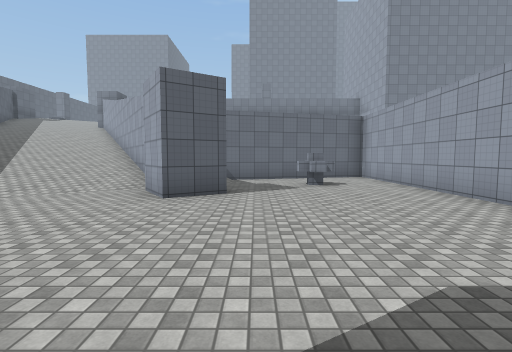
View 1 (above)

22 first-person views from a walk through a 3-D level made in the Unity game engine. The camera is 1.5 m above the floor, tilts 4° down and sees 85° across. The floor is counted in squares, 2 m on a side. Each view is taken from the middle of a square. On the plan, view 1 faces up. The plan holds only what a view shows up to about 10 squares ahead; the rest is blank. The place goes on beyond the plan. The player character is not drawn. Surface patterns are stand-ins for the level's own textures.

View 2
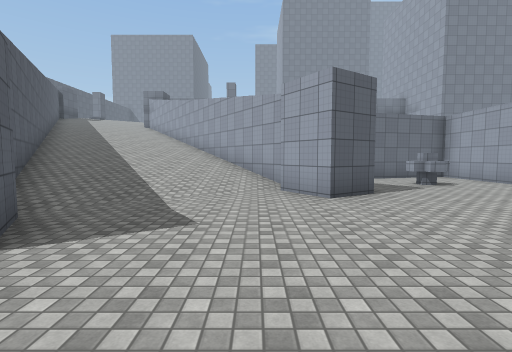

View 3
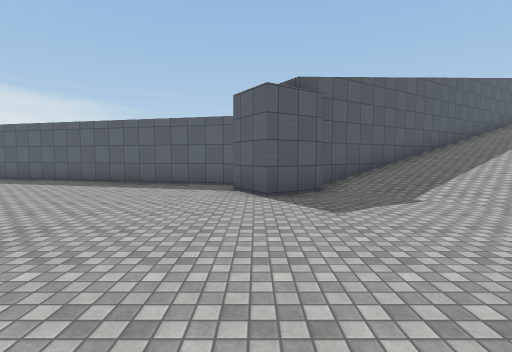

View 4
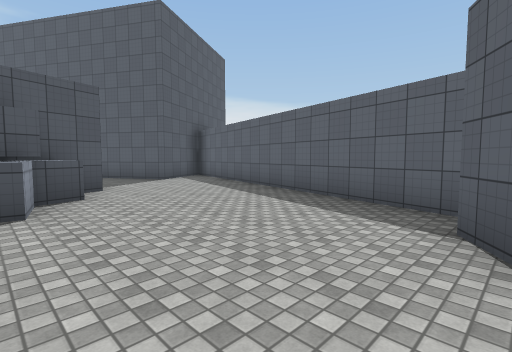

View 5
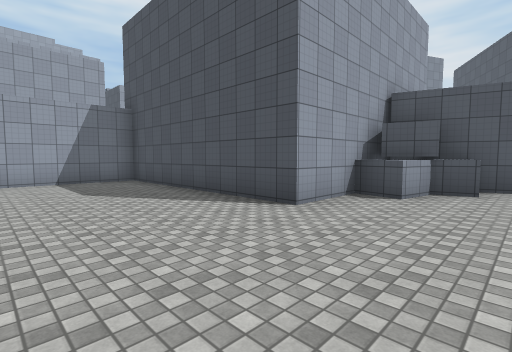

View 6
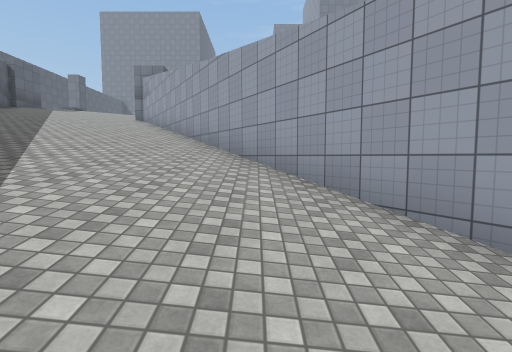

View 7
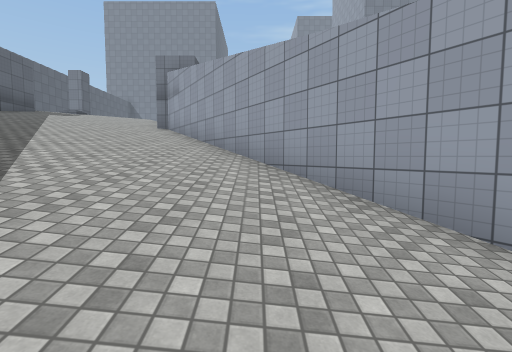

View 8
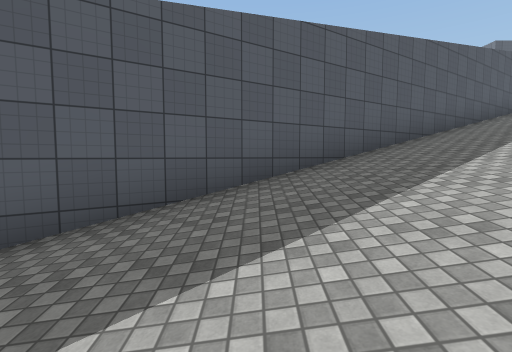

View 9
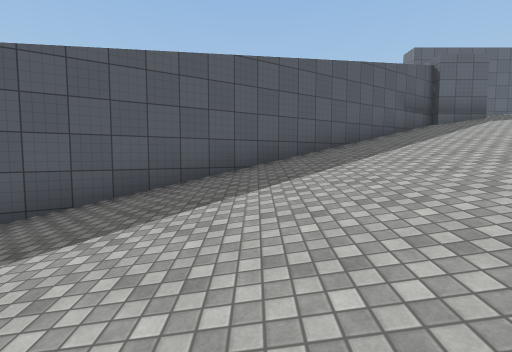

View 10
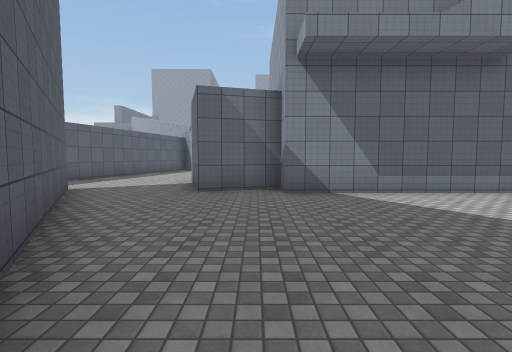

View 11
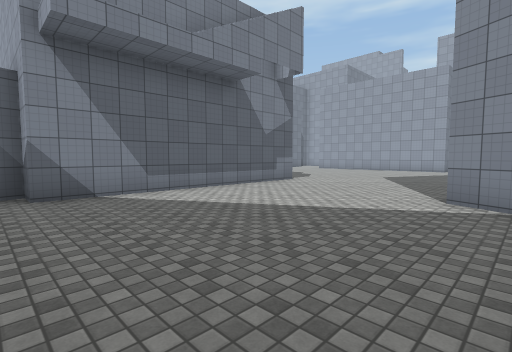

View 12
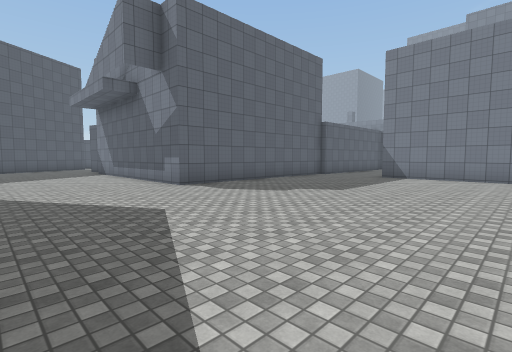

View 13
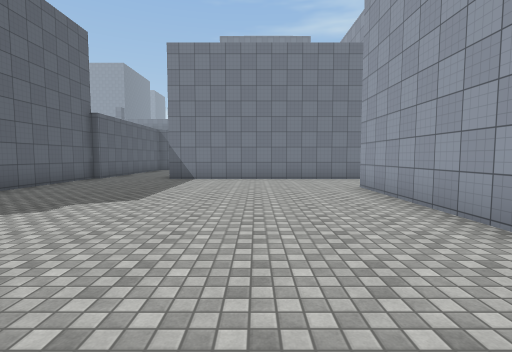

View 14
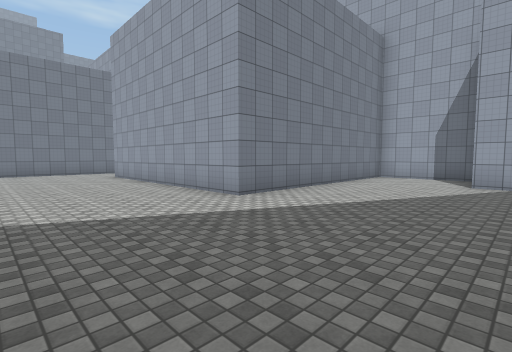

View 15
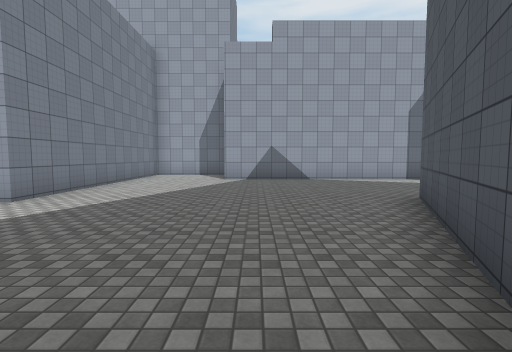

View 16
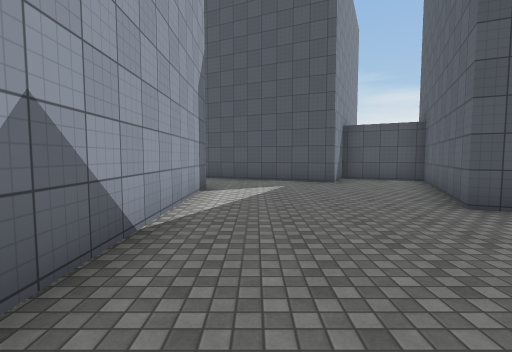

View 17
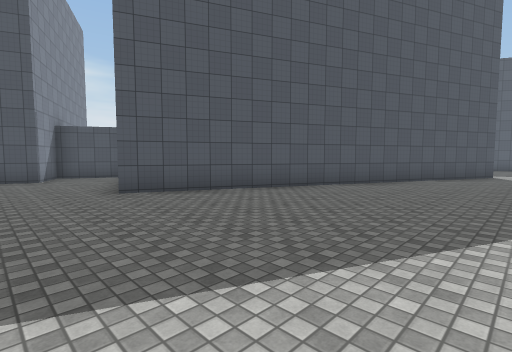

View 18
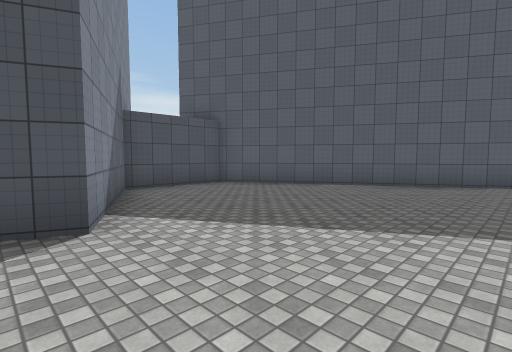

View 19
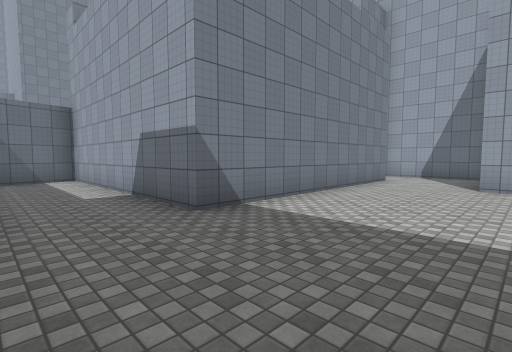

View 20
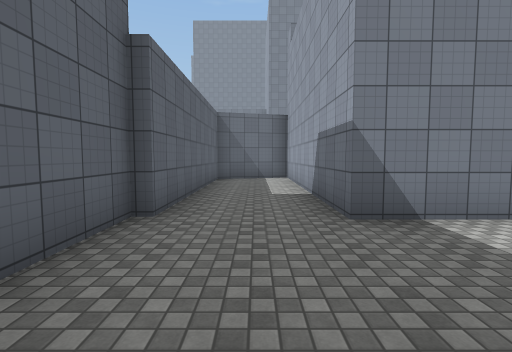

View 21
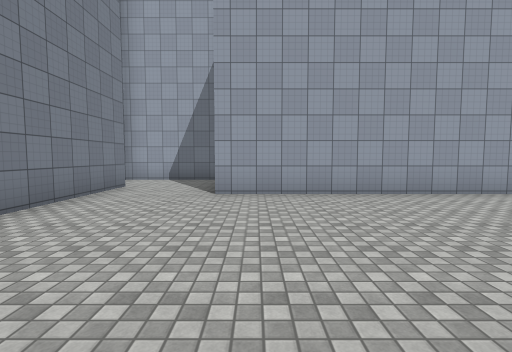

View 22
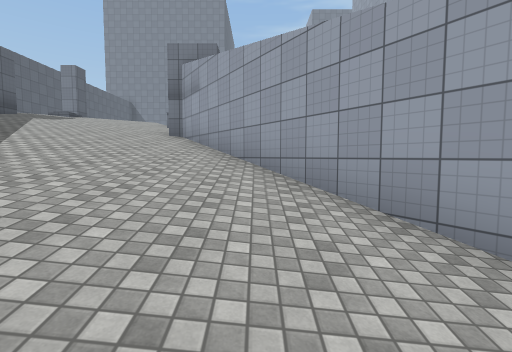

### Floor plan
Key: @ floor where view 1 was taken; # wall or solid block; . floor; / step, stairs or slope; ^ raised ledge.
Columns run from 16 left of view 1 to 18 right of it. Each row starts with its distance up from view 1.
 21 ^^^^
 20 ^^^
 19 ^^
 18 ^^     #
 17  #/////##
 16  #//////##
 15  ##//////#
 14   ##/////##
 13    #//////#
 12    ##/////##
 11     ##/////##
 10      #//////#   #####
  9      ##/////## ##...#
  8       ##/////##/....#
  7        #//////#/..#.#
  6        ##/////##....####
  5         #////.#.....#..#
  4         ##//........#..#
  3          ##.........#..#
  2         ###.........#..#
  1         #...........#..#
  0         #.......@...#..########.#
 -1         #.....#######...........#
 -2        ##.....#     #...........#
 -3        #.....##     #........#  #
 -4        #....^##     #........#
 -5        #....###     #........#
 -6        #....###     #........#
 -7        ###..#.#######........#
 -8          #...................#
 -9          ##..................#
-10           #..................######
-11           ##.......................
-12            ##......................
-13             #.....###.............#
-14             ##....# ####..........#
-15              #...##    ###........#
-16              #####       ###......#
-17                            ##.....#
-18                             #.....#
-19                            ##.....#
-20                            #......
-21                            #..#...
-22                            ##.###.
-23                             ### ###

Positions as (right, up) in squares from view 1, and headings:
1: (0, 0), facing up
2: (-3, 0), facing up
3: (0, 2), facing left
4: (-3, 2), facing down-left
5: (-5, 3), facing down-right
6: (-5, 6), facing up
7: (-7, 9), facing up
8: (-6, 9), facing left
9: (-7, 13), facing left
10: (-3, -13), facing up
11: (-3, -13), facing up-right
12: (11, -11), facing up-left
13: (10, -10), facing up
14: (9, -14), facing up-right
15: (8, -14), facing right
16: (16, -13), facing down
17: (15, -11), facing down-left
18: (3, -9), facing down-left
19: (5, -4), facing up-right
20: (6, -4), facing up
21: (7, -4), facing right
22: (-8, 11), facing up
